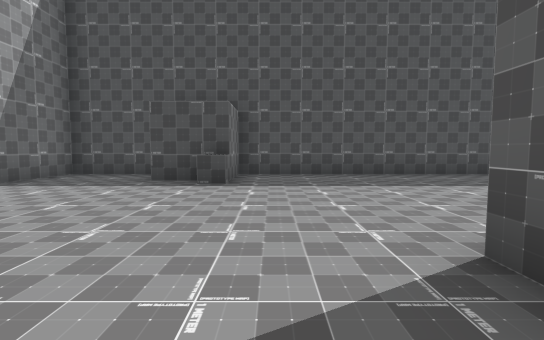
View 1 (above)

24 first-person views from a walk through a 3-D level made in the Unity game engine. The camera is 1.2 m above the floor, tilts 4° down and sees 85° across. The floor is counted in squares, 2 m on a side. Each view is taken from the middle of a square. On the plan, view 1 faces up. The plan holds only what a view shows up to about 9 squares ahead; the rest is blank. The place goes on beyond the plan. The player is left out.

View 2
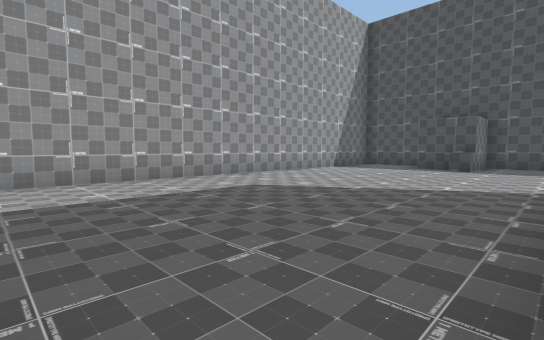

View 3
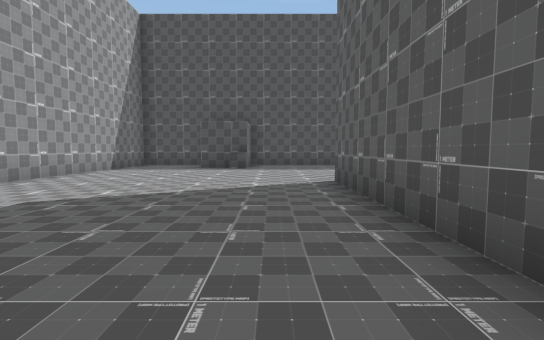

View 4
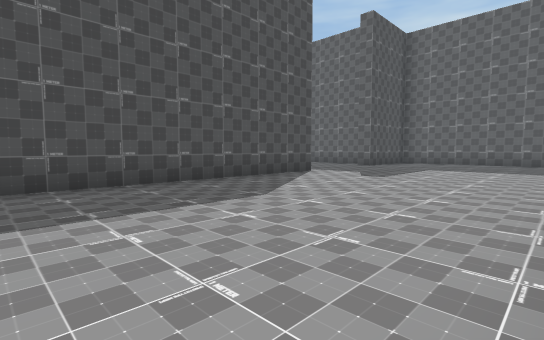

View 5
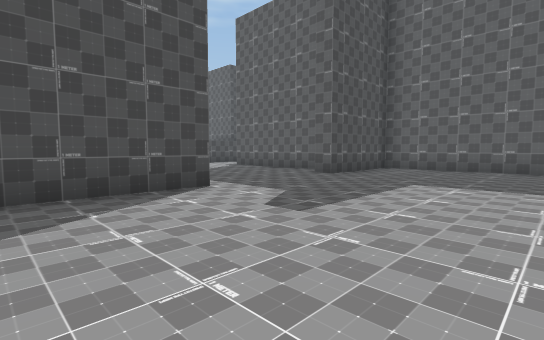

View 6
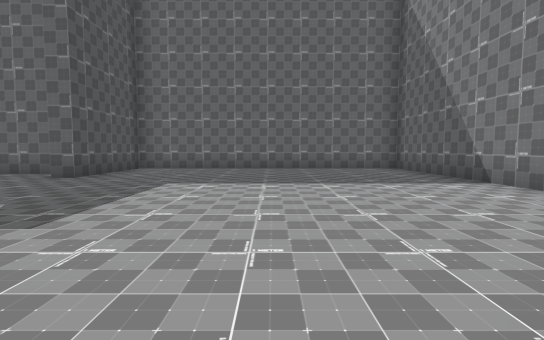

View 7
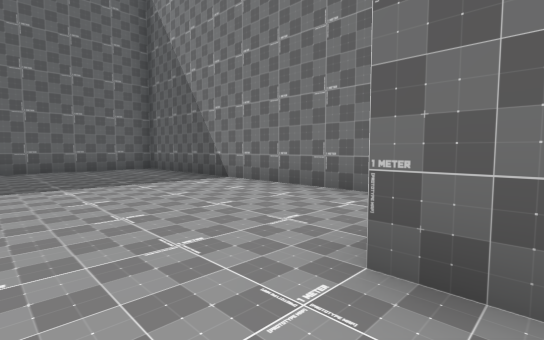

View 8
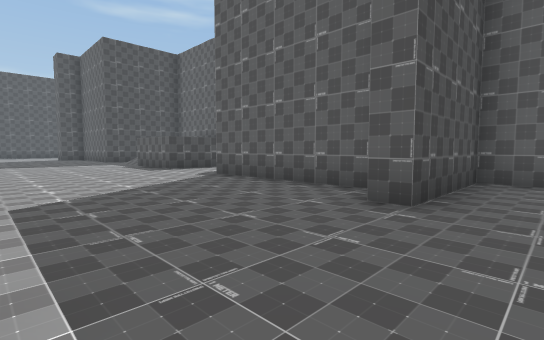

View 9
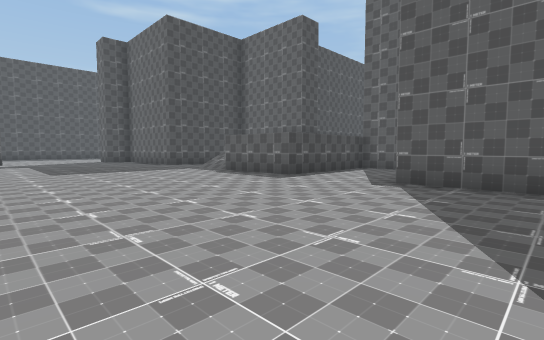

View 10
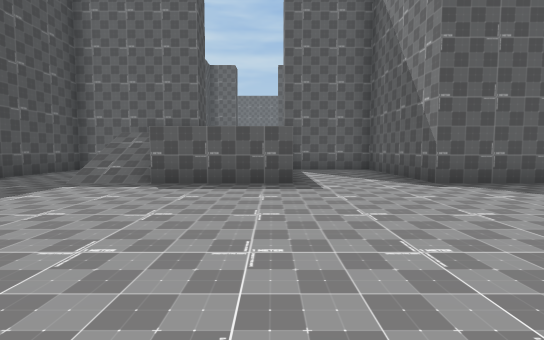

View 11
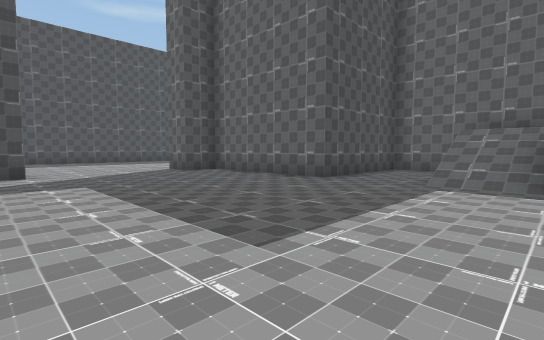

View 12
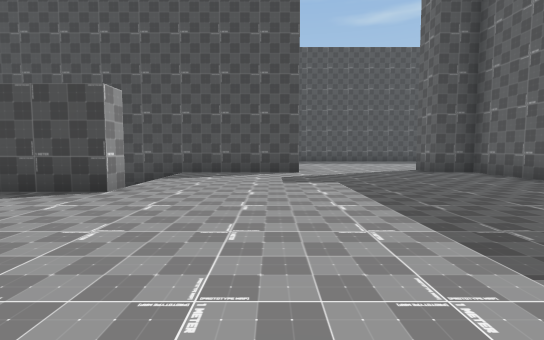

View 13
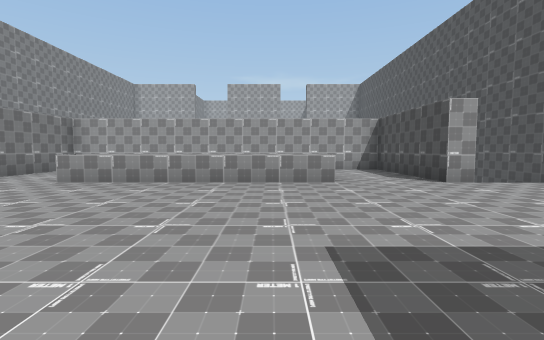

View 14
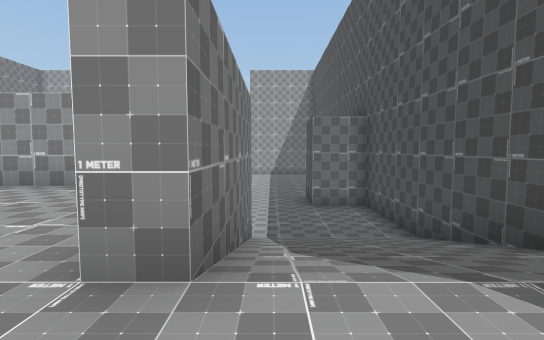

View 15
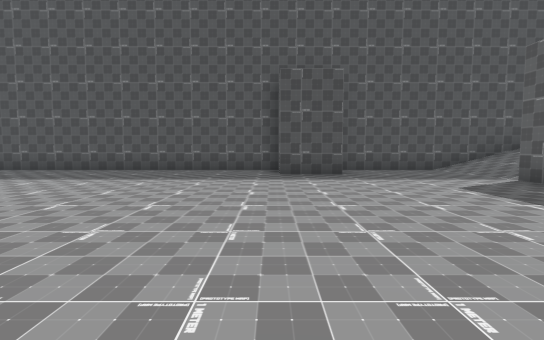

View 16
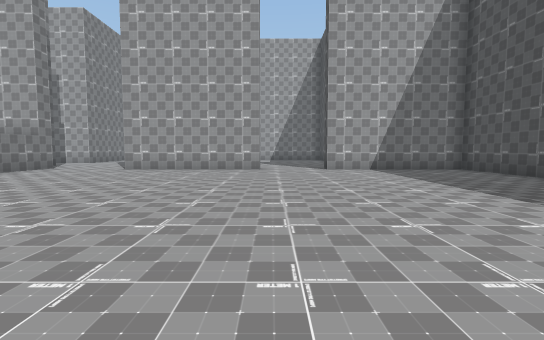

View 17
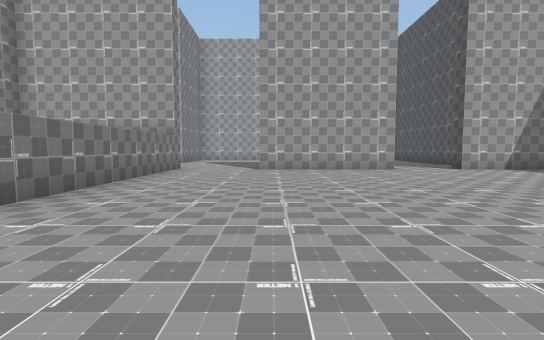

View 18
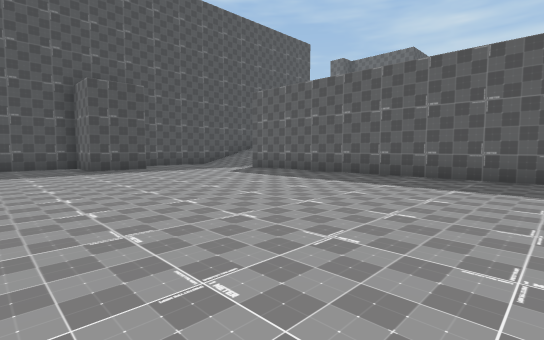

View 19
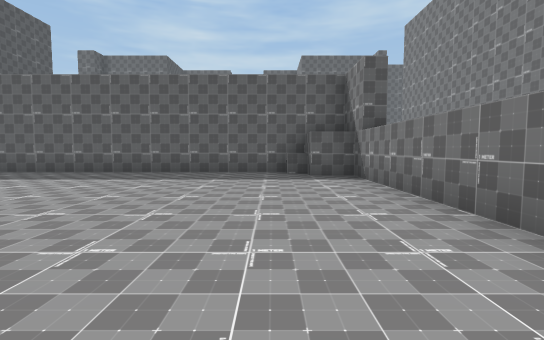

View 20
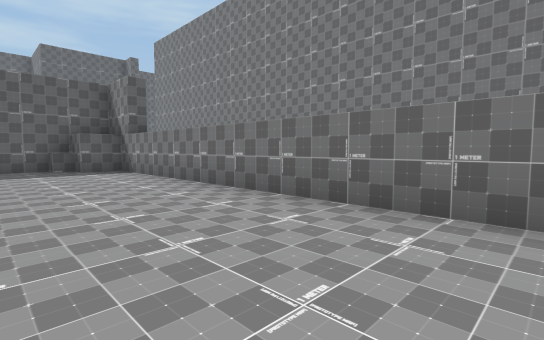

View 21
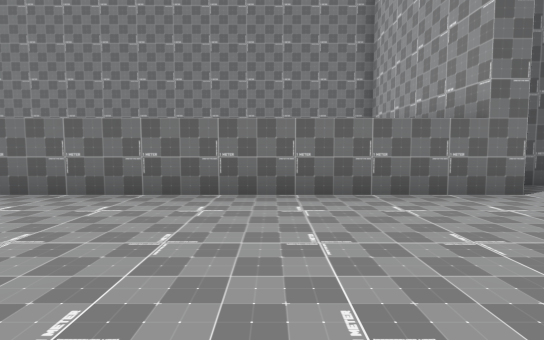

View 22
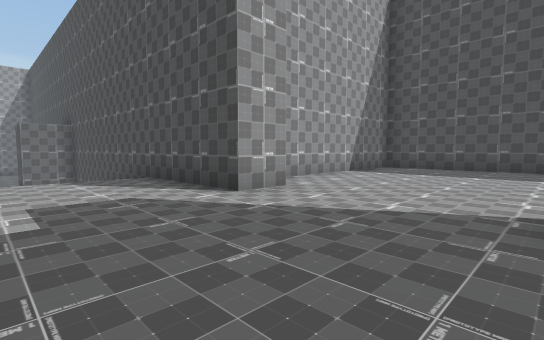

View 23
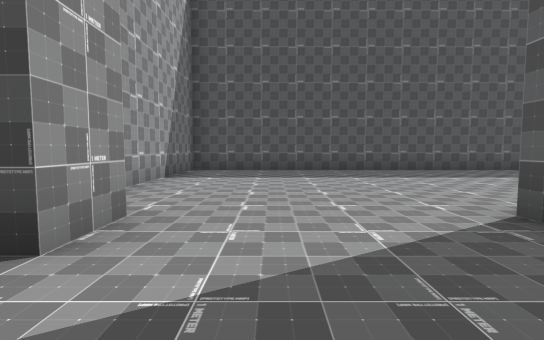

View 24
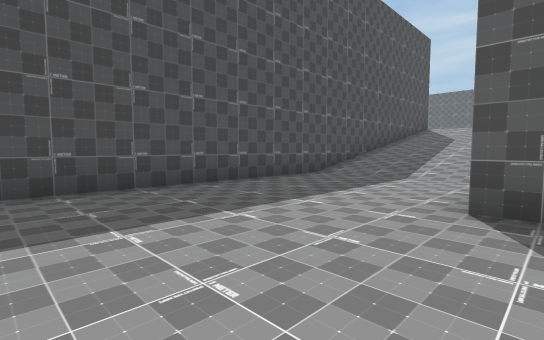

### Floor plan
Key: @ floor where view 1 was taken; # wall or solid block; . main floor; - floor 2 m lower than the main floor; : floor 2 m higher than the main floor; / step, stairs or slope; ^ raised ledge.
Columns run from 13 left of view 1 to 20 right of it. Each row starts with its distance up from view 1.
 32                    ###############
 31                    #............//
 30                    #............//
 29                    #............//
 28                    #............/
 27                    #.........#
 26                    #......
 25 #####################....##
 24 #---------#---////........#
 23 #-------------////........#
 22 #-------------////........#
 21 #-------------####........####
 20 --------------#..............#
 19 --------------#..^...........#
 18 #-------------#. ^........// #
 17 #-------------#  ^.......///
 16 #-------------#  ^......./
 15 #-------------#  ^......./:
 14 --------------#  ^...........#
 13 -------------## ... .........#
 12 #////////////#####  ......####
 11 #                   ......#
 10 #                   ......#
  9 #                    .....#
  8 #                    .....#
  7  ####################....####
  6         #..##...............#
  5         #...^...............#
  4         #...................#
  3         #...................#
  2         #...................#
  1         #......#  #.........#
  0         #....@.#   .........#
 -1         #......#    #########
 -2         #......#
 -3         #......#
 -4         #......

Where each view was taken, in squares from view 1:
view 1: 0 up, 0 right, facing up
view 2: 4 down, 1 right, facing up-left
view 3: 4 down, 0 right, facing up
view 4: 2 up, 1 right, facing up-right
view 5: 3 up, 5 right, facing up-right
view 6: 3 up, 5 right, facing right
view 7: 3 up, 5 right, facing down-right
view 8: 6 up, 8 right, facing up-right
view 9: 10 up, 7 right, facing up-right
view 10: 15 up, 7 right, facing right
view 11: 17 up, 7 right, facing up-right
view 12: 17 up, 7 right, facing up
view 13: 18 up, 10 right, facing left
view 14: 22 up, 6 right, facing left
view 15: 16 up, 4 left, facing up
view 16: 19 up, 4 left, facing left
view 17: 15 up, 4 left, facing left
view 18: 14 up, 6 left, facing up-right
view 19: 14 up, 7 left, facing right
view 20: 15 up, 9 left, facing down-right
view 21: 16 up, 10 left, facing down
view 22: 22 up, 11 right, facing up-left
view 23: 23 up, 9 right, facing up
view 24: 27 up, 12 right, facing up-right
